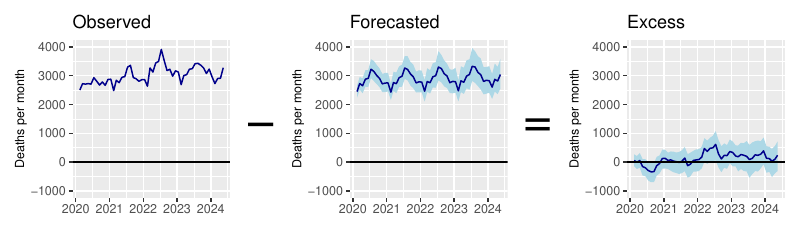

Write R code to recreate this figure.

suppressPackageStartupMessages({
  library(dplyr)
  library(rvec)
  library(ggplot2)
  library(patchwork)
  library(grid)
  library(command)
})

cmd_assign(data = "out/data.rds",
           forecast = "out/forecast.rds",
           col_fill = "lightblue",
           col_line = "darkblue",
           col_point = "red",
           .out = "out/fig_calc_excess.pdf")


expected <- forecast |>
  count(time, wt = .deaths, name = "expected")

observed <- data |>
  filter(time %in% expected$time) |>
  count(time, wt = deaths, name = "observed")

excess <- inner_join(expected, observed, by = "time") |>
  mutate(excess = observed - expected) |>
  mutate(draws_ci(excess))

expected <- expected |>
  mutate(draws_ci(expected))

p_observed <- ggplot(observed, aes(x = time)) +
  geom_line(aes(y = observed),
            col = col_line) +
  geom_hline(yintercept = 0) +
  ylim(-1000, 4000) +
  ylab("Deaths per month") +
  xlab("") +
  theme(axis.title.y = element_text(size = 9)) +
  ggtitle("Observed")

minus <- wrap_elements(textGrob("-",
                               gp = gpar(fontsize = 36)))


p_expected <- ggplot(expected, aes(x = time)) +
  geom_ribbon(aes(ymin = expected.lower,
                  ymax = expected.upper),
              fill = col_fill) +
  geom_line(aes(y = expected.mid),
            col = col_line) +
  geom_hline(yintercept = 0) +
  ylim(-1000, 4000) +
  ylab("Deaths per month") +
  xlab("") +
  theme(axis.title.y = element_text(size = 9)) +
  ggtitle("Forecasted")

equals <- wrap_elements(textGrob("=",
                               gp = gpar(fontsize = 36)))


p_excess <- ggplot(excess, aes(x = time)) +
  geom_ribbon(aes(ymin = excess.lower,
                  ymax = excess.upper),
              fill = col_fill) +
  geom_line(aes(y = excess.mid),
            col = col_line) +
  geom_hline(yintercept = 0) +
  ylim(-1000, 4000) +
  ylab("Deaths per month") +
  xlab("") +
  theme(axis.title.y = element_text(size = 9)) +
  ggtitle("Excess")


p <- p_observed + minus + p_expected + equals + p_excess +
  plot_layout(nrow = 1, widths = c(1, 0.2, 1, 0.2, 1))

graphics.off()
pdf(file = .out,
    width = 8,
    height = 2.5)
plot(p)
dev.off()        


